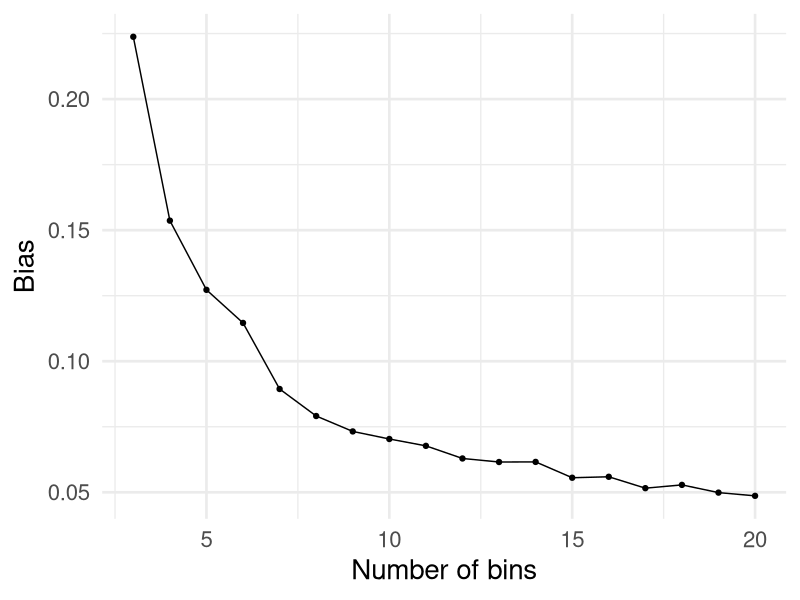

Here is the R script that generated this plot:
## ---- chunk 1
#| include: false

library(tidyverse)
set.seed(1)
options(
  tibble.max_extra_cols = 6,
  tibble.width = 60
)
## ---- chunk 2
#| code-line-numbers: "|1|3|4-8|9-12|13-14"
#| output-location: slide

n <- 1000
sim <- tibble(
  confounder = rbinom(n, 1, 0.5),
  p_exposure = case_when(
    confounder == 1 ~ 0.75,
    confounder == 0 ~ 0.25
  ),
  exposure = rbinom(n, 1, p_exposure),
  # potential outcomes: exposure is not in the
  # outcome equation, so the true effect is 0
  y0 = confounder + rnorm(n),
  y1 = y0,
  # we only ever observe one of the two
  outcome = (1 - exposure) * y0 + exposure * y1
) |>
  select(confounder, exposure, outcome)

sim
## ---- chunk 3
lm(outcome ~ exposure, data = sim)
## ---- chunk 4
#| code-line-numbers: "|2|3"
#| output-location: fragment

sim |>
  group_by(exposure) |>
  summarize(avg_y = mean(outcome))
## ---- chunk 5
sim |>
  group_by(exposure) |>
  summarize(avg_y = mean(outcome)) |>
  pivot_wider(
    names_from = exposure,
    values_from = avg_y,
    names_prefix = "x_"
  ) |>
  summarize(estimate = x_1 - x_0)
## ---- chunk 6
#| code-line-numbers: "|2"
#| output-location: fragment

sim |>
  group_by(confounder, exposure) |>
  summarize(avg_y = mean(outcome), .groups = "drop")
## ---- chunk 7
#| code-line-numbers: "|2"
#| output-location: fragment

sim |>
  group_by(confounder, exposure) |>
  summarize(avg_y = mean(outcome), .groups = "drop") |>
  pivot_wider(
    names_from = exposure,
    values_from = avg_y,
    names_prefix = "x_"
  ) |>
  reframe(estimate = x_1 - x_0) |>
  # note: we would need to weight this
  # if the confounder groups were not equal sized
  summarize(estimate = mean(estimate))
## ---- chunk 8
#| code-line-numbers: "|4-10,12"
#| output-location: slide

n <- 1000
sim2 <- tibble(
  confounder_1 = rbinom(n, 1, 0.5),
  confounder_2 = rbinom(n, 1, 0.5),
  p_exposure = case_when(
    confounder_1 == 1 & confounder_2 == 1 ~ 0.75,
    confounder_1 == 0 & confounder_2 == 1 ~ 0.9,
    confounder_1 == 1 & confounder_2 == 0 ~ 0.2,
    confounder_1 == 0 & confounder_2 == 0 ~ 0.1,
  ),
  exposure = rbinom(n, 1, p_exposure),
  outcome = confounder_1 + confounder_2 + rnorm(n)
) |>
  select(-p_exposure)

sim2
## ---- chunk 9
lm(outcome ~ exposure, data = sim2)
## ---- chunk 10
#| code-line-numbers: "|2"
#| output-location: fragment

sim2 |>
  group_by(confounder_1, confounder_2, exposure) |>
  summarize(avg_y = mean(outcome), .groups = "drop") |>
  pivot_wider(
    names_from = exposure,
    values_from = avg_y,
    names_prefix = "x_"
  ) |>
  reframe(estimate = x_1 - x_0) |>
  summarize(estimate = mean(estimate))
## ---- chunk 11
#| code-line-numbers: "|1"
#| output-location: slide

n <- 100000
big_sim2 <- tibble(
  confounder_1 = rbinom(n, 1, 0.5),
  confounder_2 = rbinom(n, 1, 0.5),
  p_exposure = case_when(
    confounder_1 == 1 & confounder_2 == 1 ~ 0.75,
    confounder_1 == 0 & confounder_2 == 1 ~ 0.9,
    confounder_1 == 1 & confounder_2 == 0 ~ 0.2,
    confounder_1 == 0 & confounder_2 == 0 ~ 0.1,
  ),
  exposure = rbinom(n, 1, p_exposure),
  outcome = confounder_1 + confounder_2 + rnorm(n)
) |>
  select(-p_exposure)

big_sim2
## ---- chunk 12
lm(outcome ~ exposure, data = big_sim2)
## ---- chunk 13
#| code-line-numbers: "|2"
#| output-location: fragment

big_sim2 |>
  group_by(confounder_1, confounder_2, exposure) |>
  summarize(avg_y = mean(outcome), .groups = "drop") |>
  pivot_wider(
    names_from = exposure,
    values_from = avg_y,
    names_prefix = "x_"
  ) |>
  reframe(estimate = x_1 - x_0) |>
  summarize(estimate = mean(estimate))
## ---- chunk 14
#| code-line-numbers: "|4"
#| output-location: slide

set.seed(1)
n <- 10000
sim3 <- tibble(
  confounder = rnorm(n),
  p_exposure = exp(confounder) / (1 + exp(confounder)),
  exposure = rbinom(n, 1, p_exposure),
  outcome = confounder + rnorm(n)
) |>
  select(-p_exposure)

sim3
## ---- chunk 15
lm(outcome ~ exposure, data = sim3)
## ---- chunk 16
#| code-line-numbers: "|2|3-4"
#| output-location: fragment

sim3 |>
  mutate(confounder_q = ntile(confounder, 5)) |>
  group_by(confounder_q, exposure) |>
  summarize(avg_y = mean(outcome), .groups = "drop") |>
  pivot_wider(
    names_from = exposure,
    values_from = avg_y,
    names_prefix = "x_"
  ) |>
  reframe(estimate = x_1 - x_0) |>
  summarize(estimate = mean(estimate))
## ---- chunk 17
bin_estimate <- function(bins) {
  sim3 |>
    mutate(confounder_q = ntile(confounder, bins)) |>
    group_by(confounder_q, exposure) |>
    summarize(avg_y = mean(outcome), .groups = "drop") |>
    pivot_wider(
      names_from = exposure,
      values_from = avg_y,
      names_prefix = "x_"
    ) |>
    reframe(estimate = x_1 - x_0) |>
    summarize(bins = bins, estimate = mean(estimate))
}
## ---- chunk 18
#| output-location: slide

map(3:20, bin_estimate) |>
  bind_rows() |>
  ggplot(aes(x = bins, y = abs(estimate))) +
  geom_point() +
  geom_line() +
  labs(y = "Bias", x = "Number of bins") +
  theme_minimal(base_size = 20)
## ---- chunk 19
bin_estimate(500)
## ---- chunk 20
lm(outcome ~ exposure + confounder, data = sim3)
